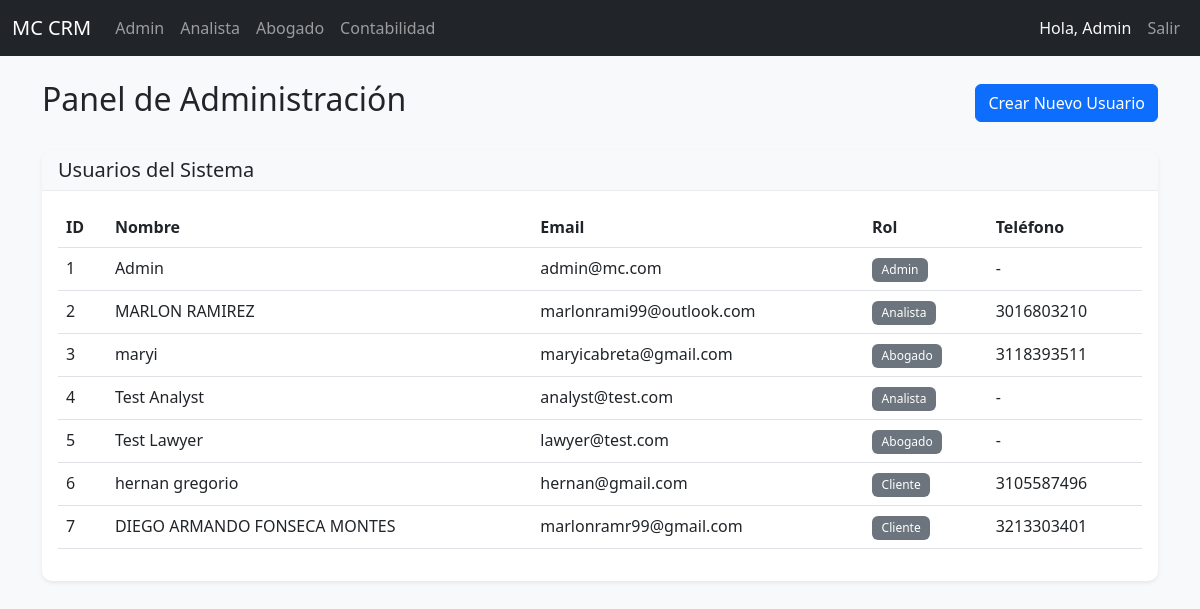
Page /admin (signed in) on the earlier database version.
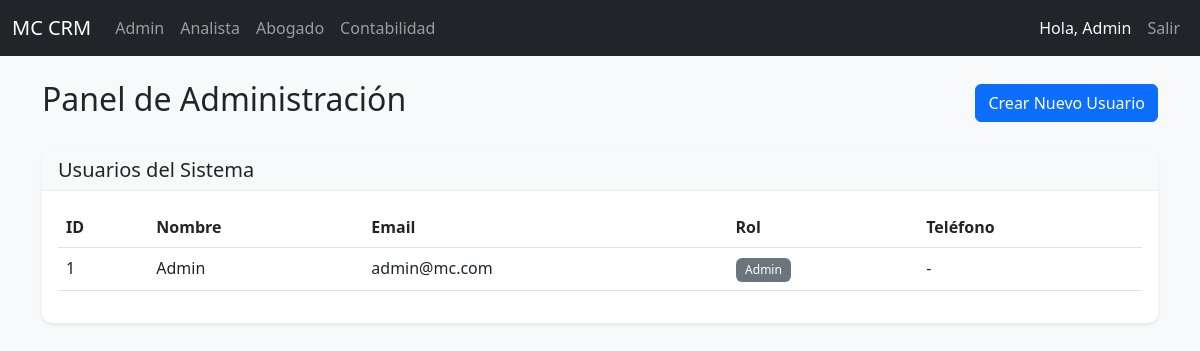
Same page on the later database version.
### models.py (models this page shows)
class User(UserMixin, db.Model):
    id = db.Column(db.Integer, primary_key=True)
    nombre_completo = db.Column(db.String(100), nullable=False)
    telefono = db.Column(db.String(20))
    email = db.Column(db.String(120), unique=True, nullable=False)
    rol = db.Column(db.String(20), nullable=False)  # 'Admin', 'Analista', 'Abogado'
    password = db.Column(db.String(200)) # Added password for auth

### routes.py (the view)
@main.route('/admin')
@login_required
def admin_dashboard():
    if current_user.rol != 'Admin':
        flash('Acceso no autorizado', 'danger')
        return redirect(url_for('main.index'))
    users = User.query.all()
    return render_template('admin/dashboard.html', users=users)

### app.py (called while the page is built)
@login_manager.user_loader
def load_user(user_id):
    return User.query.get(int(user_id))

### templates/admin/dashboard.html (shortened to what this page needs)
{% extends "base.html" %}
{% block content %}
<div class="d-flex justify-content-between align-items-center mb-4">
    <h2>Panel de Administración</h2>
    <button type="button" class="btn btn-primary" data-bs-toggle="modal" data-bs-target="#createUserModal">
        Crear Nuevo Usuario
    </button>
</div>
<div class="card shadow-sm">
    <div class="card-header bg-light">
        <h5 class="mb-0">Usuarios del Sistema</h5>
    </div>
    <div class="card-body">
        <div class="table-responsive">
            <table class="table table-hover">
                <thead>
                    <tr>
                        <th>ID</th>
                        <th>Nombre</th>
                        <th>Email</th>
                        <th>Rol</th>
                        <th>Teléfono</th>
                    </tr>
                </thead>
                <tbody>
                    {% for user in users %}
                    <tr>
                        <td>{{ user.id }}</td>
                        <td>{{ user.nombre_completo }}</td>
                        <td>{{ user.email }}</td>
                        <td><span class="badge bg-secondary">{{ user.rol }}</span></td>
                        <td>{{ user.telefono or '-' }}</td>
                    </tr>
                    {% endfor %}
                </tbody>
            </table>
        </div>
    </div>
</div>
{% endblock %}

### templates/base.html (shortened to what this page needs)
<!DOCTYPE html>
<html lang="es">
<head>
    <link href="https://cdn.jsdelivr.net/npm/bootstrap@5.3.0/dist/css/bootstrap.min.css" rel="stylesheet">
    <link rel="stylesheet" href="{{ url_for('static', filename='css/style.css') }}">
</head>
<body>
    <nav class="navbar navbar-expand-lg navbar-dark bg-dark">
        <div class="container-fluid">
            <a class="navbar-brand" href="#">MC CRM</a>
            <div class="collapse navbar-collapse" id="navbarNav">
                <ul class="navbar-nav me-auto">
                    {% if current_user.is_authenticated %}
                    {% if current_user.rol == 'Admin' %}
                    <li class="nav-item"><a class="nav-link" href="{{ url_for('main.admin_dashboard') }}">Admin</a></li>
                    {% endif %}
                    {% if current_user.rol == 'Analista' or current_user.rol == 'Admin' %}
                    <li class="nav-item"><a class="nav-link" href="{{ url_for('main.analyst_dashboard') }}">Analista</a>
                    </li>
                    {% endif %}
                    {% if current_user.rol == 'Abogado' or current_user.rol == 'Admin' %}
                    <li class="nav-item"><a class="nav-link" href="{{ url_for('main.lawyer_dashboard') }}">Abogado</a>
                    </li>
                    <li class="nav-item"><a class="nav-link"
                            href="{{ url_for('main.accounting_dashboard') }}">Contabilidad</a>
                    </li>
                    {% endif %}
                    {% endif %}
                </ul>
                <ul class="navbar-nav">
                    {% if current_user.is_authenticated %}
                    <li class="nav-item"><span class="nav-link text-light">Hola, {{ current_user.nombre_completo
                            }}</span></li>
                    <li class="nav-item"><a class="nav-link" href="{{ url_for('main.logout') }}">Salir</a></li>
                    {% else %}
                    <li class="nav-item"><a class="nav-link" href="{{ url_for('main.login') }}">Ingresar</a></li>
                    {% endif %}
                </ul>
            </div>
        </div>
    </nav>
    <div class="container mt-4">
        {% block content %}{% endblock %}
    </div>
</body>
</html>

Differences in the rows shown:
removed User: id "2", nombre_completo "MARLON RAMIREZ", email "marlonrami99@outlook.com", rol "Analista", telefono "3016803210"
removed User: id "3", nombre_completo "maryi", email "maryicabreta@gmail.com", rol "Abogado", telefono "3118393511"
removed User: id "4", nombre_completo "Test Analyst", email "analyst@test.com", rol "Analista", telefono "-"
removed User: id "5", nombre_completo "Test Lawyer", email "lawyer@test.com", rol "Abogado", telefono "-"
removed User: id "6", nombre_completo "hernan gregorio", email "hernan@gmail.com", rol "Cliente", telefono "3105587496"
removed User: id "7", nombre_completo "DIEGO ARMANDO FONSECA MONTES", email "marlonramr99@gmail.com", rol "Cliente", telefono "3213303401"
